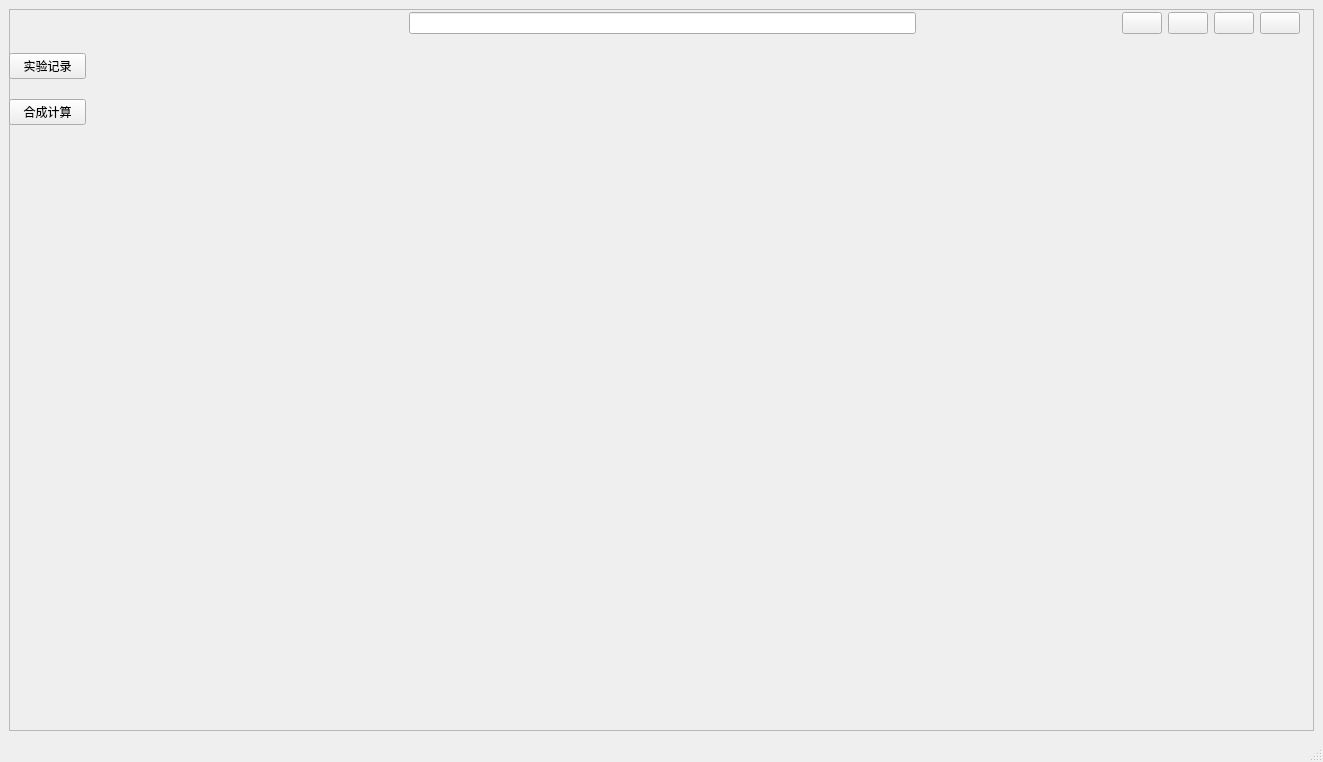
<?xml version="1.0" encoding="UTF-8"?>
<ui version="4.0">
 <class>MainWindow</class>
 <widget class="QMainWindow" name="MainWindow">
  <property name="geometry">
   <rect>
    <x>0</x>
    <y>0</y>
    <width>1323</width>
    <height>762</height>
   </rect>
  </property>
  <property name="windowTitle">
   <string>ChemELN</string>
  </property>
  <property name="inputMethodHints">
   <set>Qt::ImhNone</set>
  </property>
  <widget class="QWidget" name="centralwidget">
   <layout class="QVBoxLayout" name="verticalLayout_2">
    <item>
     <widget class="QFrame" name="frame">
      <property name="frameShape">
       <enum>QFrame::StyledPanel</enum>
      </property>
      <property name="frameShadow">
       <enum>QFrame::Raised</enum>
      </property>
      <widget class="QWidget" name="layoutWidget">
       <property name="geometry">
        <rect>
         <x>0</x>
         <y>30</y>
         <width>77</width>
         <height>101</height>
        </rect>
       </property>
       <layout class="QVBoxLayout" name="verticalLayout">
        <item>
         <widget class="QPushButton" name="pushButton">
          <property name="text">
           <string>实验记录</string>
          </property>
         </widget>
        </item>
        <item>
         <widget class="QPushButton" name="pushButton_2">
          <property name="text">
           <string>合成计算</string>
          </property>
         </widget>
        </item>
       </layout>
      </widget>
      <widget class="QWidget" name="">
       <property name="geometry">
        <rect>
         <x>0</x>
         <y>0</y>
         <width>1291</width>
         <height>28</height>
        </rect>
       </property>
       <layout class="QHBoxLayout" name="horizontalLayout_2">
        <item>
         <spacer name="horizontalSpacer_2">
          <property name="orientation">
           <enum>Qt::Horizontal</enum>
          </property>
          <property name="sizeType">
           <enum>QSizePolicy::Fixed</enum>
          </property>
          <property name="sizeHint" stdset="0">
           <size>
            <width>400</width>
            <height>20</height>
           </size>
          </property>
         </spacer>
        </item>
        <item>
         <widget class="QLineEdit" name="lineEdit">
          <property name="inputMethodHints">
           <set>Qt::ImhDate</set>
          </property>
         </widget>
        </item>
        <item>
         <spacer name="horizontalSpacer">
          <property name="orientation">
           <enum>Qt::Horizontal</enum>
          </property>
          <property name="sizeType">
           <enum>QSizePolicy::Fixed</enum>
          </property>
          <property name="sizeHint" stdset="0">
           <size>
            <width>200</width>
            <height>20</height>
           </size>
          </property>
         </spacer>
        </item>
        <item>
         <layout class="QHBoxLayout" name="horizontalLayout">
          <item>
           <widget class="QPushButton" name="pushButton_3">
            <property name="styleSheet">
             <string notr="true">image: url(:/new/prefix1/res/options.png);</string>
            </property>
            <property name="text">
             <string/>
            </property>
           </widget>
          </item>
          <item>
           <widget class="QPushButton" name="pushButton_4">
            <property name="styleSheet">
             <string notr="true">image: url(:/new/prefix1/res/minimize.png);</string>
            </property>
            <property name="text">
             <string/>
            </property>
           </widget>
          </item>
          <item>
           <widget class="QPushButton" name="pushButton_5">
            <property name="styleSheet">
             <string notr="true">image: url(:/new/prefix1/res/maximize.png);</string>
            </property>
            <property name="text">
             <string/>
            </property>
           </widget>
          </item>
          <item>
           <widget class="QPushButton" name="pushButton_6">
            <property name="styleSheet">
             <string notr="true">image: url(:/new/prefix1/res/close.png);</string>
            </property>
            <property name="text">
             <string/>
            </property>
            <property name="icon">
             <iconset theme="standard">
              <normaloff>.</normaloff>.</iconset>
            </property>
           </widget>
          </item>
         </layout>
        </item>
       </layout>
      </widget>
     </widget>
    </item>
   </layout>
  </widget>
  <widget class="QStatusBar" name="statusbar"/>
 </widget>
 <resources>
  <include location="Resource.qrc"/>
 </resources>
 <connections>
  <connection>
   <sender>pushButton_6</sender>
   <signal>clicked()</signal>
   <receiver>MainWindow</receiver>
   <slot>close()</slot>
   <hints>
    <hint type="sourcelabel">
     <x>1283</x>
     <y>25</y>
    </hint>
    <hint type="destinationlabel">
     <x>1319</x>
     <y>85</y>
    </hint>
   </hints>
  </connection>
  <connection>
   <sender>pushButton_4</sender>
   <signal>clicked()</signal>
   <receiver>MainWindow</receiver>
   <slot>showMinimized()</slot>
   <hints>
    <hint type="sourcelabel">
     <x>1208</x>
     <y>24</y>
    </hint>
    <hint type="destinationlabel">
     <x>1320</x>
     <y>63</y>
    </hint>
   </hints>
  </connection>
  <connection>
   <sender>pushButton_5</sender>
   <signal>clicked()</signal>
   <receiver>MainWindow</receiver>
   <slot>showMaximized()</slot>
   <hints>
    <hint type="sourcelabel">
     <x>1250</x>
     <y>22</y>
    </hint>
    <hint type="destinationlabel">
     <x>1315</x>
     <y>156</y>
    </hint>
   </hints>
  </connection>
 </connections>
</ui>
